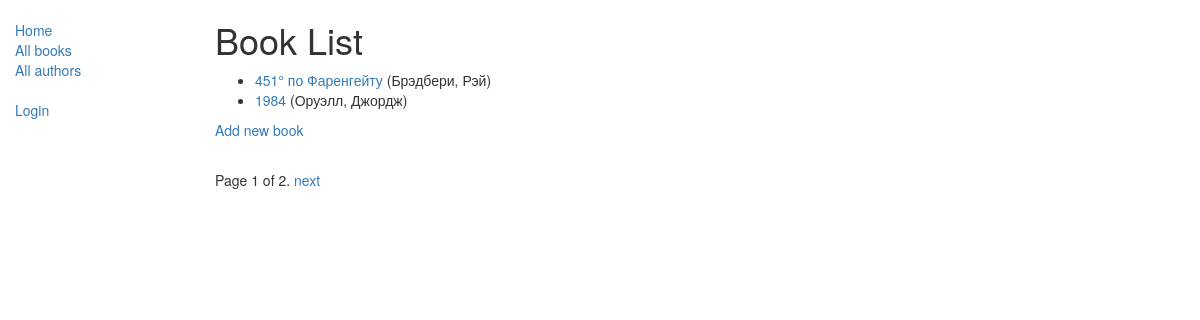
/catalog/books/, run on the app's committed database.
### catalog/models.py (models this page shows, shortened)
class Book(models.Model):
    title = models.CharField(max_length=200)
    author = models.ForeignKey('Author', on_delete=models.SET_NULL, null=True)
    summary = models.TextField(max_length=1000, help_text="Enter a brief description of the book")
    isbn = models.CharField('ISBN',max_length=13, help_text='13 Character <a href="https://www.isbn-international.org/content/what-isbn">ISBN number</a>')
    genre = models.ManyToManyField(Genre, help_text="Select a genre for this book")
    language = models.ForeignKey(Language, on_delete=models.SET_NULL, null=True)
    def get_absolute_url(self):
        return reverse('book-detail', args=[str(self.id)])
    def display_genre(self):
        """
        Creates a string for the Genre. This is required to display genre in Admin.
        """
        return ', '.join([ genre.name for genre in self.genre.all()[:5] ])
    display_genre.short_description = 'Genre'

class Author(models.Model):
    first_name = models.CharField(max_length=100)
    last_name = models.CharField(max_length=100)
    date_of_birth = models.DateField(null=True, blank=True)
    date_of_death = models.DateField('died', null=True, blank=True)
    def __str__(self):
        return '%s, %s' % (self.last_name, self.first_name)

### catalog/views.py (the view)
class BookListView(generic.ListView):
    model = Book
    paginate_by = 2

### catalog/templates/catalog/book_list.html
{% extends "base_generic.html" %}
{% block content %}
    <h1>Book List</h1>
    {% if book_list %}
    <ul>
      {% for book in book_list %}
      <li>
        <a href="{{ book.get_absolute_url }}">{{ book.title }}</a> ({{book.author}})
      </li>
      {% endfor %}
    </ul>
    {% else %}
      <p>There are no books in the library.</p>
    {% endif %}
    <p><a href="{% url 'book_create' %}"> Add new book </a></p>
{% endblock %}

### data on the page
Book: title "451° по Фаренгейту", author "Брэдбери, Рэй"
Book: title "1984", author "Оруэлл, Джордж"

### other printed values
{{ page_obj.number }} "1"
{{ page_obj.paginator.num_pages }} "2"
